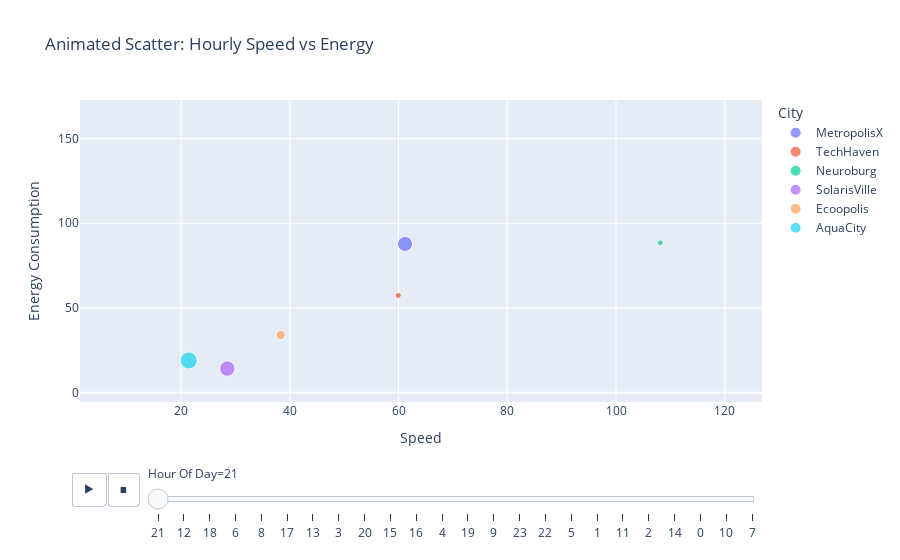

The code cell stored with this chart in its notebook:
### Code cell
fig = px.scatter(df.sample(5000), x="Speed", y="Energy Consumption",
                 animation_frame="Hour Of Day", animation_group="City",
                 size="Traffic Density", color="City",
                 title="Animated Scatter: Hourly Speed vs Energy")
fig.show()

### Figure 1 — Plotly figure (JSON) as saved in the notebook; plotly's stock layout.template omitted (floating-point values rounded to 4 significant figures)
{"data": [{"hovertemplate": "City=MetropolisX<br>Hour Of Day=21<br>Speed=%{x}<br>Energy Consumption=%{y}<br>Traffic Density=%{marker.size}<extra></extra>", "ids": ["MetropolisX", "MetropolisX", "MetropolisX", "MetropolisX", "MetropolisX", "MetropolisX", "MetropolisX", "MetropolisX", "MetropolisX", "MetropolisX", "MetropolisX", "MetropolisX", "MetropolisX", "MetropolisX", "MetropolisX", "MetropolisX", "MetropolisX", "MetropolisX", "MetropolisX", "MetropolisX", "MetropolisX", "MetropolisX", "MetropolisX", "MetropolisX", "MetropolisX", "MetropolisX", "MetropolisX", "MetropolisX", "MetropolisX", "MetropolisX", "MetropolisX", "MetropolisX", "MetropolisX", "MetropolisX", "MetropolisX", "MetropolisX"], "legendgroup": "MetropolisX", "marker": {"color": "#636efa", "size": [0.4262, 0.1521, 0.6846, 0.2592, 0.3717, 1.454, 0.1056, 0.606, 0.4201, 0.0554, 0.1554, 0.115, 0.5698, 0.4604, 0.3586, 0.2722, 0.3369, 0.4941, 0.129, 0.3311, 0.2476, 0.6286, 0.253, 0.3614, 0.5785, 0.4022, 0.1664, 0.4436, 0.4511, 0.3801, 0.3009, 0.5593, 0.4893, 0.4855, 0.5239, 0.5971], "sizemode": "area", "sizeref": 0.00378, "symbol": "circle"}, "mode": "markers", "name": "MetropolisX", "orientation": "v", "showlegend": true, "type": "scatter", "x": [61.18, 53.14, 49.47, 45.62, 26.47, 24.81, 49.03, 107.3, 27.91, 59.6, 112.1, 94.99, 85.21, 35.97, 34.12, 48.31, 33.2, 89.59, 86.09, 97.78, 22.49, 21.22, 114.6, 104.1, 49.79, 89.98, 89.62, 83.64, 96.04, 68.35, 79.7, 69.53, 35.44, 63.17, 60.07, 43.58], "xaxis": "x", "y": [87.82, 30.2, 47.34, 27.28, 25.59, 41.35, 47.39, 117.1, 25.63, 54.73, 160.9, 91.82, 82.36, 51.63, 32.65, 27.45, 32.09, 50.9, 79.06, 58.48, 20.65, 19.49, 110.8, 95.64, 45.72, 81.8, 86.63, 114.1, 92.84, 62.76, 73.19, 63.84, 33.92, 37.78, 105.0, 40.02], "yaxis": "y"}, {"hovertemplate": "City=TechHaven<br>Hour Of Day=21<br>Speed=%{x}<br>Energy Consumption=%{y}<br>Traffic Density=%{marker.size}<extra></extra>", "ids": ["TechHaven", "TechHaven", "TechHaven", "TechHaven", "TechHaven", "TechHaven", "TechHaven", "TechHaven", "TechHaven", "TechHaven", "TechHaven", "TechHaven", "TechHaven", "TechHaven", "TechHaven", "TechHaven", "TechHaven", "TechHaven", "TechHaven", "TechHaven", "TechHaven", "TechHaven", "TechHaven", "TechHaven", "TechHaven", "TechHaven", "TechHaven", "TechHaven", "TechHaven", "TechHaven", "TechHaven", "TechHaven", "TechHaven", "TechHaven", "TechHaven"], "legendgroup": "TechHaven", "marker": {"color": "#EF553B", "size": [0.0716, 0.1559, 0.0997, 0.0882, 0.0193, 0.0637, 0.2444, 0.1965, 0.2565, 0.0743, 0.279, 0.171, 0.0789, 0.2409, 0.0545, 0.0715, 0.1135, 0.1538, 0.266, 0.3815, 0.2403, 0.2672, 0.2167, 0.3288, 0.046, 0.345, 0.0858, 0.0999, 0.2104, 0.308, 0.1724, 0.0282, 0.1707, 0.1434, 0.3341], "sizemode": "area", "sizeref": 0.00378, "symbol": "circle"}, "mode": "markers", "name": "TechHaven", "orientation": "v", "showlegend": true, "type": "scatter", "x": [59.95, 78.95, 74.75, 57.76, 92.21, 28.54, 82.33, 20.93, 98.76, 54.46, 74.97, 51.02, 37.7, 85.19, 19.55, 44.57, 67.94, 79.38, 30.38, 12.29, 43.58, 59.27, 26.83, 91.92, 54.62, 46.42, 99.11, 97.12, 55.99, 26.2, 56.74, 85.71, 20.55, 50.91, 44.08], "xaxis": "x", "y": [57.37, 47.22, 62.92, 51.17, 55.15, 17.07, 74.84, 18.55, 94.51, 52.11, 63.11, 45.21, 36.07, 71.71, 17.78, 39.49, 65.02, 47.47, 25.57, 16.17, 39.62, 49.89, 30.49, 52.23, 45.98, 66.63, 94.84, 86.05, 49.61, 23.22, 50.27, 51.26, 18.21, 45.11, 37.11], "yaxis": "y"}, {"hovertemplate": "City=Neuroburg<br>Hour Of Day=21<br>Speed=%{x}<br>Energy Consumption=%{y}<br>Traffic Density=%{marker.size}<extra></extra>", "ids": ["Neuroburg", "Neuroburg", "Neuroburg", "Neuroburg", "Neuroburg", "Neuroburg", "Neuroburg", "Neuroburg", "Neuroburg", "Neuroburg", "Neuroburg", "Neuroburg", "Neuroburg", "Neuroburg", "Neuroburg", "Neuroburg", "Neuroburg", "Neuroburg", "Neuroburg", "Neuroburg", "Neuroburg", "Neuroburg", "Neuroburg"], "legendgroup": "Neuroburg", "marker": {"color": "#00cc96", "size": [0.0671, 0.0992, 0.1223, 0.0752, 0.0558, 0.0768, 0.0618, 0.102, 0.0843, 0.0265, 0.0835, 0.0752, 0.0724, 0.0814, 0.0111, 0.0241, 0.0899, 0.045, 0.1004, 0.044, 0.093, 0.1048, 0.0568], "sizemode": "area", "sizeref": 0.00378, "symbol": "circle"}, "mode": "markers", "name": "Neuroburg", "orientation": "v", "showlegend": true, "type": "scatter", "x": [108.1, 119.8, 48.56, 73.4, 83.66, 33.9, 20.83, 44.1, 28.47, 101.6, 57.65, 31.82, 89.15, 106.0, 101.5, 106.2, 117.4, 65.34, 77.82, 98.5, 73.38, 54.87, 71.03], "xaxis": "x", "y": [88.45, 93.11, 27.59, 60.03, 68.43, 27.73, 19.93, 40.09, 30.27, 83.13, 43.1, 30.45, 69.27, 82.38, 92.29, 101.6, 91.19, 39.08, 60.47, 80.56, 43.89, 47.38, 42.48], "yaxis": "y"}, {"hovertemplate": "City=SolarisVille<br>Hour Of Day=21<br>Speed=%{x}<br>Energy Consumption=%{y}<br>Traffic Density=%{marker.size}<extra></extra>", "ids": ["SolarisVille", "SolarisVille", "SolarisVille", "SolarisVille", "SolarisVille", "SolarisVille", "SolarisVille", "SolarisVille", "SolarisVille", "SolarisVille", "SolarisVille", "SolarisVille", "SolarisVille", "SolarisVille", "SolarisVille", "SolarisVille", "SolarisVille", "SolarisVille", "SolarisVille", "SolarisVille", "SolarisVille", "SolarisVille", "SolarisVille", "SolarisVille", "SolarisVille", "SolarisVille", "SolarisVille", "SolarisVille", "SolarisVille", "SolarisVille", "SolarisVille", "SolarisVille", "SolarisVille", "SolarisVille", "SolarisVille", "SolarisVille", "SolarisVille", "SolarisVille", "SolarisVille", "SolarisVille", "SolarisVille", "SolarisVille", "SolarisVille", "SolarisVille", "SolarisVille"], "legendgroup": "SolarisVille", "marker": {"color": "#ab63fa", "size": [0.4497, 0.1687, 0.1701, 0.5524, 0.5214, 0.1171, 0.4937, 0.2835, 0.1994, 0.7449, 0.4773, 0.0326, 0.4368, 0.4067, 0.4295, 0.5862, 0.252, 0.3441, 0.1307, 0.2211, 0.2185, 0.4651, 0.3812, 0.1486, 0.319, 0.1648, 0.3097, 0.2065, 0.1788, 0.2922, 0.2573, 0.2048, 0.2443, 0.3159, 0.0793, 0.1438, 0.6574, 0.1215, 0.1746, 0.565, 0.3896, 0.0674, 0.3796, 0.1863, 0.4026], "sizemode": "area", "sizeref": 0.00378, "symbol": "circle"}, "mode": "markers", "name": "SolarisVille", "orientation": "v", "showlegend": true, "type": "scatter", "x": [28.5, 77.89, 80.35, 31.75, 21.69, 26.68, 77.24, 73.49, 30.6, 58.3, 107.1, 41.67, 24.84, 32.68, 72.86, 55.41, 78.3, 33.61, 73.87, 90.23, 68.38, 78.77, 83.37, 60.06, 77.78, 16.35, 42.79, 90.58, 100.0, 38.88, 22.8, 82.25, 73.1, 56.8, 42.53, 93.17, 44.99, 50.57, 36.27, 63.81, 59.11, 79.81, 30.54, 20.38, 109.5], "xaxis": "x", "y": [14.25, 69.24, 71.42, 38.09, 26.02, 23.72, 85.82, 65.32, 27.2, 29.15, 95.18, 37.04, 12.42, 39.22, 64.76, 66.5, 69.6, 33.61, 65.66, 80.2, 68.38, 39.38, 66.69, 30.03, 69.13, 13.08, 21.39, 72.47, 100.0, 34.56, 20.27, 41.13, 73.1, 28.4, 42.01, 74.53, 44.99, 44.95, 29.02, 56.72, 29.56, 78.82, 15.27, 20.38, 131.4], "yaxis": "y"}, {"hovertemplate": "City=Ecoopolis<br>Hour Of Day=21<br>Speed=%{x}<br>Energy Consumption=%{y}<br>Traffic Density=%{marker.size}<extra></extra>", "ids": ["Ecoopolis", "Ecoopolis", "Ecoopolis", "Ecoopolis", "Ecoopolis", "Ecoopolis", "Ecoopolis", "Ecoopolis", "Ecoopolis", "Ecoopolis", "Ecoopolis", "Ecoopolis", "Ecoopolis", "Ecoopolis", "Ecoopolis", "Ecoopolis", "Ecoopolis", "Ecoopolis", "Ecoopolis", "Ecoopolis", "Ecoopolis", "Ecoopolis", "Ecoopolis", "Ecoopolis", "Ecoopolis", "Ecoopolis", "Ecoopolis", "Ecoopolis", "Ecoopolis", "Ecoopolis", "Ecoopolis", "Ecoopolis", "Ecoopolis", "Ecoopolis", "Ecoopolis", "Ecoopolis", "Ecoopolis", "Ecoopolis"], "legendgroup": "Ecoopolis", "marker": {"color": "#FFA15A", "size": [0.1598, 0.119, 0.3468, 0.2108, 0.1386, 0.1756, 0.3195, 0.1728, 0.255, 0.1857, 0.18, 0.1927, 0.1755, 0.3405, 0.0603, 0.1849, 0.3288, 0.0465, 0.3808, 0.2348, 0.1236, 0.1293, 0.227, 0.1888, 0.1546, 0.0633, 0.3077, 0.1805, 0.0937, 0.2267, 0.078, 0.217, 0.2034, 0.1403, 0.1206, 0.2227, 0.1528, 0.2556], "sizemode": "area", "sizeref": 0.00378, "symbol": "circle"}, "mode": "markers", "name": "Ecoopolis", "orientation": "v", "showlegend": true, "type": "scatter", "x": [38.3, 55.73, 19.7, 69.08, 12.58, 57.79, 29.79, 41.77, 72.83, 19.3, 46.64, 13.74, 78.11, 37.01, 92.79, 18.94, 69.71, 24.07, 9.131, 68.6, 78.91, 38.47, 82.24, 33.28, 46.6, 59.74, 19.87, 54.21, 95.04, 62.09, 48.61, 86.4, 29.85, 61.76, 55.91, 59.91, 21.76, 14.48], "xaxis": "x", "y": [34.04, 44.58, 17.51, 61.4, 11.18, 28.9, 26.48, 37.13, 36.42, 17.16, 23.32, 12.21, 69.43, 18.5, 82.48, 16.84, 87.14, 21.39, 8.117, 60.98, 70.14, 19.23, 41.12, 16.64, 37.28, 59.0, 15.9, 27.1, 99.18, 34.49, 24.31, 103.4, 26.53, 30.88, 49.7, 53.26, 10.88, 17.38], "yaxis": "y"}, {"hovertemplate": "City=AquaCity<br>Hour Of Day=21<br>Speed=%{x}<br>Energy Consumption=%{y}<br>Traffic Density=%{marker.size}<extra></extra>", "ids": ["AquaCity", "AquaCity", "AquaCity", "AquaCity", "AquaCity", "AquaCity", "AquaCity", "AquaCity", "AquaCity", "AquaCity", "AquaCity", "AquaCity", "AquaCity", "AquaCity", "AquaCity", "AquaCity", "AquaCity", "AquaCity", "AquaCity", "AquaCity", "AquaCity", "AquaCity", "AquaCity", "AquaCity", "AquaCity", "AquaCity", "AquaCity", "AquaCity", "AquaCity", "AquaCity", "AquaCity", "AquaCity", "AquaCity", "AquaCity", "AquaCity", "AquaCity", "AquaCity", "AquaCity", "AquaCity", "AquaCity", "AquaCity", "AquaCity", "AquaCity", "AquaCity", "AquaCity", "AquaCity", "AquaCity", "AquaCity", "AquaCity", "AquaCity", "AquaCity", "AquaCity", "AquaCity"], "legendgroup": "AquaCity", "marker": {"color": "#19d3f3", "size": [0.5554, 0.534, 0.9249, 0.2106, 0.9158, 0.3754, 0.6551, 0.2873, 0.3099, 0.2429, 0.2235, 0.2717, 0.2415, 0.1281, 0.1877, 0.3405, 0.5939, 0.4883, 0.5268, 0.6849, 0.5506, 0.3083, 0.0747, 0.2961, 0.4057, 0.4813, 0.1442, 0.4048, 0.8645, 0.4865, 0.7352, 0.4336, 0.5296, 0.4858, 0.3519, 0.4809, 0.7675, 0.6185, 0.4428, 0.3673, 0.3918, 0.2532, 0.5779, 0.5621, 0.7312, 0.4559, 0.1787, 1.018, 0.6369, 0.8318, 0.5142, 0.4326, 1.036], "sizemode": "area", "sizeref": 0.00378, "symbol": "circle"}, "mode": "markers", "name": "AquaCity", "orientation": "v", "showlegend": true, "type": "scatter", "x": [21.4, 55.08, 23.85, 74.74, 42.47, 82.84, 21.74, 31.68, 70.83, 92.88, 37.72, 62.87, 74.1, 29.51, 62.25, 53.36, 108.0, 87.78, 87.27, 20.19, 44.7, 43.95, 36.49, 53.03, 56.04, 99.66, 98.14, 84.67, 32.59, 60.97, 26.26, 28.66, 79.37, 54.89, 90.0, 76.72, 81.57, 22.18, 48.42, 105.5, 97.14, 99.54, 15.16, 108.0, 38.53, 42.69, 26.43, 43.59, 66.12, 108.0, 87.74, 73.99, 94.51], "xaxis": "x", "y": [19.02, 27.54, 23.85, 66.44, 42.47, 73.64, 19.33, 42.24, 62.96, 111.5, 30.18, 31.44, 65.86, 26.23, 49.8, 26.68, 108.0, 78.03, 87.27, 10.1, 44.7, 52.74, 18.25, 26.51, 49.81, 49.83, 87.23, 101.6, 32.59, 54.2, 26.26, 25.48, 39.68, 48.79, 80.0, 68.19, 40.78, 11.09, 53.8, 52.73, 86.34, 49.77, 18.19, 58.8, 46.24, 37.95, 23.49, 52.31, 33.06, 59.15, 77.99, 65.77, 94.51], "yaxis": "y"}], "layout": {"legend": {"itemsizing": "constant", "title": {"text": "City"}, "tracegroupgap": 0}, "sliders": [{"active": 0, "currentvalue": {"prefix": "Hour Of Day="}, "len": 0.9, "pad": {"b": 10, "t": 60}, "steps": [{"args": [["21"], {"frame": {"duration": 0, "redraw": false}, "fromcurrent": true, "mode": "immediate", "transition": {"duration": 0, "easing": "linear"}}], "label": "21", "method": "animate"}, {"args": [["12"], {"frame": {"duration": 0, "redraw": false}, "fromcurrent": true, "mode": "immediate", "transition": {"duration": 0, "easing": "linear"}}], "label": "12", "method": "animate"}, {"args": [["18"], {"frame": {"duration": 0, "redraw": false}, "fromcurrent": true, "mode": "immediate", "transition": {"duration": 0, "easing": "linear"}}], "label": "18", "method": "animate"}, {"args": [["6"], {"frame": {"duration": 0, "redraw": false}, "fromcurrent": true, "mode": "immediate", "transition": {"duration": 0, "easing": "linear"}}], "label": "6", "method": "animate"}, {"args": [["8"], {"frame": {"duration": 0, "redraw": false}, "fromcurrent": true, "mode": "immediate", "transition": {"duration": 0, "easing": "linear"}}], "label": "8", "method": "animate"}, {"args": [["17"], {"frame": {"duration": 0, "redraw": false}, "fromcurrent": true, "mode": "immediate", "transition": {"duration": 0, "easing": "linear"}}], "label": "17", "method": "animate"}, {"args": [["13"], {"frame": {"duration": 0, "redraw": false}, "fromcurrent": true, "mode": "immediate", "transition": {"duration": 0, "easing": "linear"}}], "label": "13", "method": "animate"}, {"args": [["3"], {"frame": {"duration": 0, "redraw": false}, "fromcurrent": true, "mode": "immediate", "transition": {"duration": 0, "easing": "linear"}}], "label": "3", "method": "animate"}, {"args": [["20"], {"frame": {"duration": 0, "redraw": false}, "fromcurrent": true, "mode": "immediate", "transition": {"duration": 0, "easing": "linear"}}], "label": "20", "method": "animate"}, {"args": [["15"], {"frame": {"duration": 0, "redraw": false}, "fromcurrent": true, "mode": "immediate", "transition": {"duration": 0, "easing": "linear"}}], "label": "15", "method": "animate"}, {"args": [["16"], {"frame": {"duration": 0, "redraw": false}, "fromcurrent": true, "mode": "immediate", "transition": {"duration": 0, "easing": "linear"}}], "label": "16", "method": "animate"}, {"args": [["4"], {"frame": {"duration": 0, "redraw": false}, "fromcurrent": true, "mode": "immediate", "transition": {"duration": 0, "easing": "linear"}}], "label": "4", "method": "animate"}, {"args": [["19"], {"frame": {"duration": 0, "redraw": false}, "fromcurrent": true, "mode": "immediate", "transition": {"duration": 0, "easing": "linear"}}], "label": "19", "method": "animate"}, {"args": [["9"], {"frame": {"duration": 0, "redraw": false}, "fromcurrent": true, "mode": "immediate", "transition": {"duration": 0, "easing": "linear"}}], "label": "9", "method": "animate"}, {"args": [["23"], {"frame": {"duration": 0, "redraw": false}, "fromcurrent": true, "mode": "immediate", "transition": {"duration": 0, "easing": "linear"}}], "label": "23", "method": "animate"}, {"args": [["22"], {"frame": {"duration": 0, "redraw": false}, "fromcurrent": true, "mode": "immediate", "transition": {"duration": 0, "easing": "linear"}}], "label": "22", "method": "animate"}, {"args": [["5"], {"frame": {"duration": 0, "redraw": false}, "fromcurrent": true, "mode": "immediate", "transition": {"duration": 0, "easing": "linear"}}], "label": "5", "method": "animate"}, {"args": [["1"], {"frame": {"duration": 0, "redraw": false}, "fromcurrent": true, "mode": "immediate", "transition": {"duration": 0, "easing": "linear"}}], "label": "1", "method": "animate"}, {"args": [["11"], {"frame": {"duration": 0, "redraw": false}, "fromcurrent": true, "mode": "immediate", "transition": {"duration": 0, "easing": "linear"}}], "label": "11", "method": "animate"}, {"args": [["2"], {"frame": {"duration": 0, "redraw": false}, "fromcurrent": true, "mode": "immediate", "transition": {"duration": 0, "easing": "linear"}}], "label": "2", "method": "animate"}, {"args": [["14"], {"frame": {"duration": 0, "redraw": false}, "fromcurrent": true, "mode": "immediate", "transition": {"duration": 0, "easing": "linear"}}], "label": "14", "method": "animate"}, {"args": [["0"], {"frame": {"duration": 0, "redraw": false}, "fromcurrent": true, "mode": "immediate", "transition": {"duration": 0, "easing": "linear"}}], "label": "0", "method": "animate"}, {"args": [["10"], {"frame": {"duration": 0, "redraw": false}, "fromcurrent": true, "mode": "immediate", "transition": {"duration": 0, "easing": "linear"}}], "label": "10", "method": "animate"}, {"args": [["7"], {"frame": {"duration": 0, "redraw": false}, "fromcurrent": true, "mode": "immediate", "transition": {"duration": 0, "easing": "linear"}}], "label": "7", "method": "animate"}], "x": 0.1, "xanchor": "left", "y": 0, "yanchor": "top"}], "title": {"text": "Animated Scatter: Hourly Speed vs Energy"}, "updatemenus": [{"buttons": [{"args": [null, {"frame": {"duration": 500, "redraw": false}, "fromcurrent": true, "mode": "immediate", "transition": {"duration": 500, "easing": "linear"}}], "label": "&#9654;", "method": "animate"}, {"args": [[null], {"frame": {"duration": 0, "redraw": false}, "fromcurrent": true, "mode": "immediate", "transition": {"duration": 0, "easing": "linear"}}], "label": "&#9724;", "method": "animate"}], "direction": "left", "pad": {"r": 10, "t": 70}, "showactive": false, "type": "buttons", "x": 0.1, "xanchor": "right", "y": 0, "yanchor": "top"}], "xaxis": {"anchor": "y", "domain": [0, 1], "title": {"text": "Speed"}}, "yaxis": {"anchor": "x", "domain": [0, 1], "title": {"text": "Energy Consumption"}}}}
